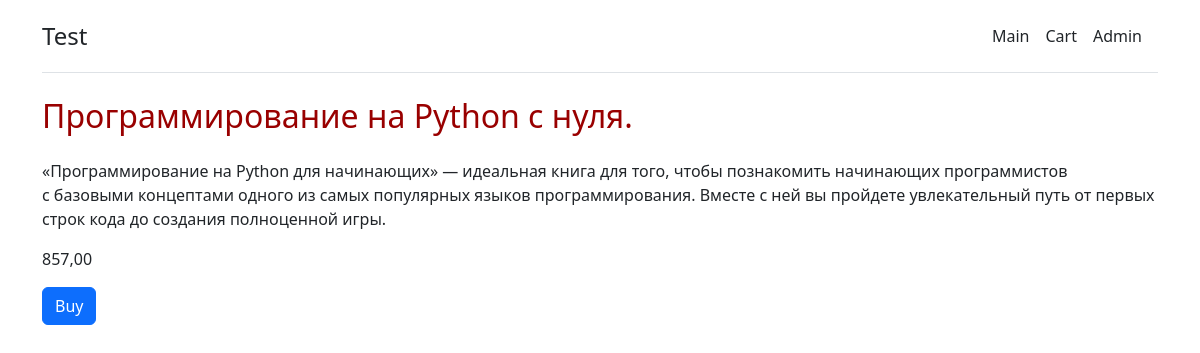
Screenshot of /item/1/ with the database file from the repository.
### main/models.py (models this page shows, shortened)
class Item(models.Model):
    name = models.CharField(max_length=100, verbose_name='Название')
    description = models.TextField(blank=True, verbose_name='Описание')
    price = models.DecimalField(max_digits=10, decimal_places=2, verbose_name='Цена')
    class Meta:
        verbose_name = 'элемент'
        verbose_name_plural = 'Объекты'

### main/views.py (the view)
# urls.py: path('item/<int:item_id>/', views.item),
def item(request, item_id):
    buy_item = Item.objects.filter(id=item_id)[0]
    stripe_key = os.environ['STRIPE_TEST_PUBLIC_KEY']
    return render(request, 'main/item.html', {'item': buy_item, 'key': stripe_key})

### main/templates/main/item.html (shortened to what this page needs)
{% extends 'main/base.html' %}
{% load static %}
{% block content %}
<h1
        class="main__title"
        data-id="{{item.id}}"
        data-key="{{key}}"
>{{item.name}}</h1>
<p class="main__decription">{{item.description}}</p>
<p class="main__price">{{item.price}}</p>
<button class="btn btn-primary">Buy</button>
{% endblock %}

### main/static/main/css/style.css (style rules this page uses)
* { box-sizing: border-box; }
.main__title { margin-bottom: 24px; font-size: 32px; color: #990000; }

### rows the page displays
Item: name "Программирование на Python с нуля.", description "«Программирование на Python для начинающих» — идеальная книга для того, чтобы познакомить начинающих программистов с базовыми концептами одного из самых популярных языков программирования. Вместе с ней вы пройдете увлекательный путь от первых строк кода до создания полноценной игры.", price "857,00"
